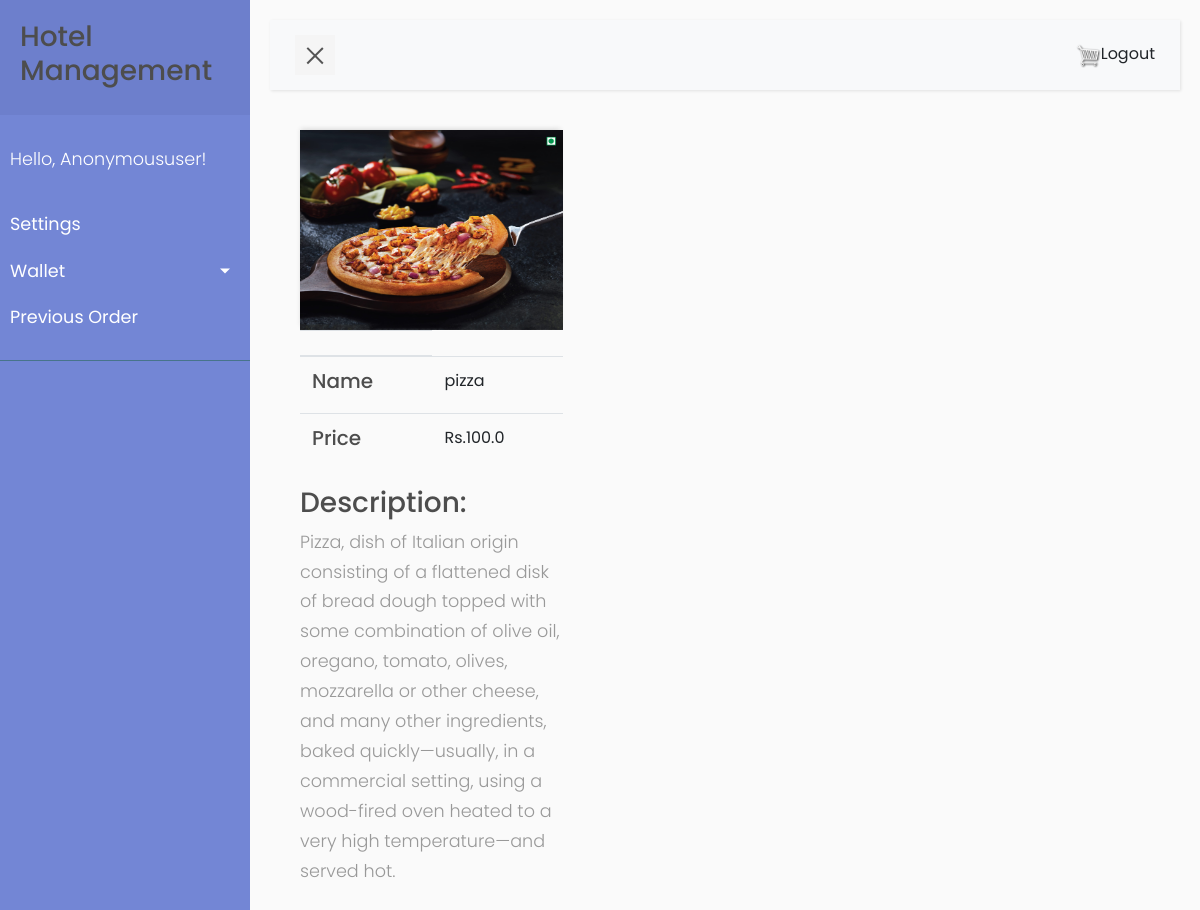
The page /product/description/1 on the database its author committed.
### Restaurant/models.py (models this page shows, shortened)
class Product(models.Model):
    name = models.CharField(max_length=200, null=True)
    price = models.FloatField()
    image = models.ImageField(null=True, blank=True)
    description = models.TextField(blank=True, default='this is the descriptions')
    tags = models.ManyToManyField(Tag)
    @property
    def imageURL(self):
        try:
            url = self.image.url
        except:
            url = ''
        return url

### Restaurant/views.py (the view)
# urls.py: path('product/description/<str:id>', views.product_info, name="product_description_page"),
def product_info(request, id):
    product = Product.objects.get(id=id)
    context = {'product': product}
    print(product.name, product.price)
    return render(request, 'Restaurant/product_info.html', context=context)

### Restaurant/templates/Restaurant/product_info.html (shortened to what this page needs)
{% extends 'Restaurant/main.html' %}
{% load static %}
{% block content %}
    <div class="col-lg-4">
    <img class="thumbnail" src="{{ product.imageURL }}">
    <table class="table">
        <thead>
        <tr>
            <th scope="col"></th>
        </tr>
        </thead>
        <tbody>
        <tr>
            <td><h5>Name<h5></h5></td>
            <td>{{ product.name }}</td>
        </tr>
        <tr>
            <td><h5>Price<h5></td>
            <td>Rs.{{ product.price }}</td>
        </tr>
        </tbody>
    </table>
            <h3>Description:</h3>
            <p>{{ product.description }}</p>
{% endblock content %}

### Restaurant/templates/Restaurant/main.html (shortened to what this page needs)
<!DOCTYPE html>
{% load static %}
<html>
<head>
    <link rel="stylesheet" href="https://stackpath.bootstrapcdn.com/bootstrap/4.4.1/css/bootstrap.min.css"
>
    <link rel="stylesheet" type="text/css" href="{% static 'css/main.css' %}">
    <link rel="stylesheet" type="text/css" href="{% static 'css/style5.css' %}">
</head>
<div class="wrapper">
    <nav id="sidebar">
        <div class="sidebar-header">
            <h3><a href="{% url 'food' %}">Hotel Management</a></h3>
        </div>
        <ul class="list-unstyled components">
            <p>Hello, {{ request.user | title }}!</p>
            <li class="active">
                <span><a class="hello-msg" href="{% url 'settings' %}">Settings</a></span>
            </li>
            <li>
                <a href="#pageSubmenu" data-toggle="collapse" aria-expanded="false" class="dropdown-toggle">Wallet</a>
            </li>
            <li>
                <a href="{% url 'prev_orders' %}">Previous Order <span class="sr-only">(current)</span></a>
            </li>
        </ul>
    </nav>
    <div id="content">
        <nav class="navbar navbar-expand-lg navbar-light bg-light">
            <div class="container-fluid">
                <button type="button" id="sidebarCollapse" class="navbar-btn">
                    <span></span>
                </button>
                <div class="collapse navbar-collapse" id="navbarSupportedContent">
                    <ul class="nav navbar-nav ml-auto">
                        <li class="nav-item">
                            <a href="{% url 'cart' %}">
                                <img id="cart-icon" src="{% static 'images/cart.png' %}">
                            </a>
                        </li>
                    <li class="nav-item">
                            <span><a href="{% url 'logout_page' %}">Logout</a></span>
                        </li>
                    </ul>
                </div>
            </div>
        </nav>
        <div class="container">
            {% block content %}
            {% endblock content %}
        </div>
    </div>
</div>
</html>

### static/css/main.css (style rules this page uses)
h1,h2,h3,h4,h5,h6 { color:hsl(0, 0%, 30%); }
.thumbnail { width: 100%; height: 200px; -webkit-box-shadow: -1px -3px 5px -2px rgba(214,214,214,1); -moz-box-shadow: -1px -3px 5px -2px rgba(214,214,214,1); box-shadow: -1px -3px 5px -2px rgba(214,214,214,1); }
#cart-icon { width:25px; display: inline-block; margin-left: 15px; }
.col-lg-4, .col-lg-6, .col-lg-8, .col-lg-12 { margin-top: 10px; }

### static/css/style5.css (style rules this page uses)
p { font-family: 'Poppins', sans-serif; font-size: 1.1em; font-weight: 300; line-height: 1.7em; color: #999; }
a, a:hover, a:focus { color: inherit; text-decoration: none; transition: all 0.3s; }
.navbar { padding: 15px 10px; background: #fff; border: none; border-radius: 0; margin-bottom: 40px; box-shadow: 1px 1px 3px rgba(0, 0, 0, 0.1); }
.navbar-btn { box-shadow: none; outline: none !important; border: none; }
.wrapper { display: flex; width: 100%; align-items: stretch; perspective: 1500px; }
#sidebar { min-width: 250px; max-width: 250px; background: #7386D5; color: #fff; transition: all 0.6s cubic-bezier(0.945, 0.020, 0.270, 0.665); transform-origin: bottom left; }
#sidebar .sidebar-header { padding: 20px; background: #6d7fcc; }
#sidebar ul.components { padding: 20px 0; border-bottom: 1px solid #47748b; }
#sidebar ul p { color: #fff; padding: 10px; }
#sidebar ul li a { padding: 10px; font-size: 1.1em; display: block; }
a[data-toggle="collapse"] { position: relative; }
.dropdown-toggle::after { display: block; position: absolute; top: 50%; right: 20px; transform: translateY(-50%); }
#content { width: 100%; padding: 20px; min-height: 100vh; transition: all 0.3s; }
#sidebarCollapse { width: 40px; height: 40px; background: #f5f5f5; cursor: pointer; }
#sidebarCollapse span { width: 80%; height: 2px; margin: 0 auto; display: block; background: #555; transition: all 0.8s cubic-bezier(0.810, -0.330, 0.345, 1.375); transition-delay: 0.2s; }
#sidebarCollapse span:last-of-type { transform: rotate(-45deg) translate(1px, -1px); }

### Restaurant/templates/Restaurant/main.html (style rules this page uses)
.hello-msg { font-size: 18px; color: #fff; margin-right: 20px; }

### rows shown on the page
Product: imageURL (picture), name "pizza", price "100.0", description "Pizza, dish of Italian origin consisting of a flattened disk of bread dough topped with some combination of olive oil, oregano, tomato, olives, mozzarella or other cheese, and many other ingredients, baked quickly—usually, in a commercial setting, using a wood-fired oven heated to a very high temperature—and served hot."

### other values the page prints
{{ request.user | title }} "Anonymoususer"
